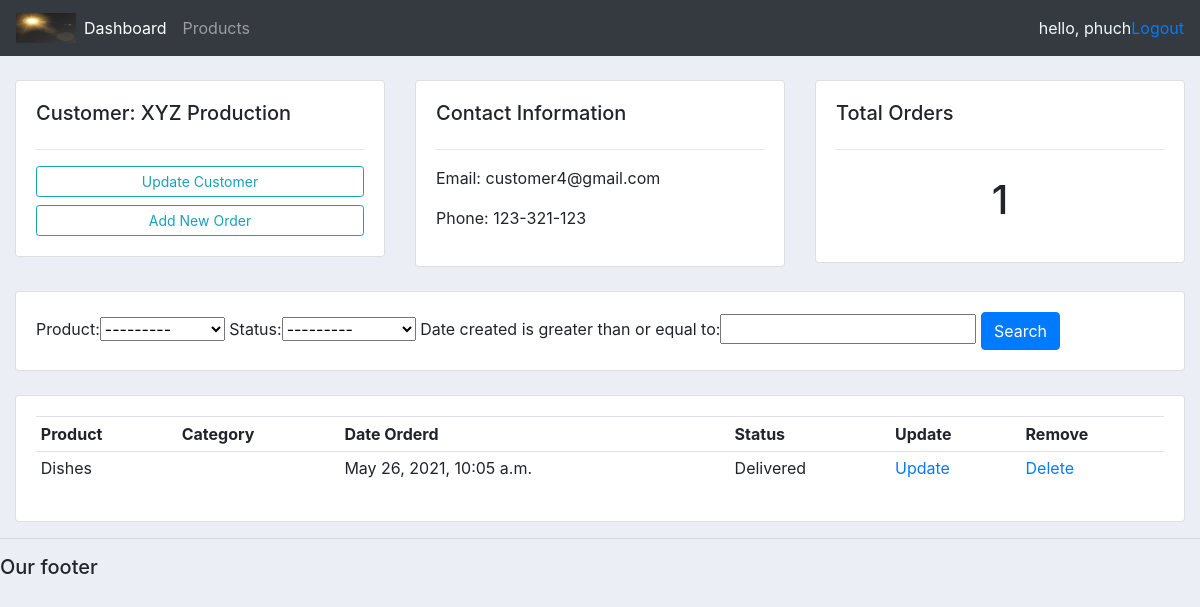
The page /customer/7/ (signed in) on the database its author committed.
### accounts/models.py (models this page shows, shortened)
class Customer(models.Model):
    user = models.OneToOneField(User, null=True, blank=True, on_delete=models.CASCADE)
    name = models.CharField(max_length=200, null=True)
    phone = models.CharField(max_length=200, null=True)
    email = models.CharField(max_length=200, null=True)
    profile_pic = models.ImageField(default="nobody.jpg", null=True, blank=True,)
    date_created = models.DateTimeField(auto_now_add=True, null=True)

class Order(models.Model):
    STATUS = (
        ('Pending', 'Pending'),
        ('Out of delivery', 'Out of delivery'),
        ('Delivered', 'Delivered'),
    )
    customer = models.ForeignKey(Customer, null=True, on_delete=models.SET_NULL)
    product = models.ForeignKey(Product, null=True, on_delete=models.SET_NULL)
    date_created = models.DateTimeField(auto_now_add=True, null=True)
    status = models.CharField(max_length=200, null=True, choices=STATUS)

class Product(models.Model):
    CATEGORY = (
        ('Indoor', 'Indoor'),
        ('Out door', 'Out door'),
    )
    name = models.CharField(max_length=200, null=True)
    price = models.FloatField(null=True)
    category = models.CharField(max_length=200, null=True, choices=CATEGORY)
    description = models.CharField(max_length=200, null=True, blank=True)
    date_created = models.DateTimeField(auto_now_add=True, null=True)
    tags = models.ManyToManyField(Tag)
    def __str__(self):
        return self.name

### accounts/decorators.py (the view)
        def wrapper_func(request, *args, **kwargs):
            try:
                group = None
                if request.user.groups.exists():
                    group = request.user.groups.all()[0].name
                if group in allowed_roles:
                    return view_func(request, *args, **kwargs)
                else:
                    return render(request,'accounts/403.html')
            except:
                return render(request,'accounts/no_user.html')

### accounts/views.py (called while the page is built)
@login_required(login_url='login')
@allowed_users(allowed_roles=['admin'])
def customer(request, pk):
    customer = Customer.objects.get(id=pk)
    orders = customer.order_set.all()
    order_count = orders.count()
    my_filter = OrderFilter(request.GET, queryset=orders)
    orders = my_filter.qs
    context = {
        'customer':customer,
        'orders':orders,
        'order_count':order_count,
        'my_filter':my_filter,
    }
    return render(request, 'accounts/customer.html', context)

### accounts/templates/accounts/customer.html
{%  extends 'accounts/main.html' %}
{% block content %}
	<br>
<div class="row">
	<div class="col-md">
		<div class="card card-body">
			<h5>Customer: {{customer.name}}</h5>
			<hr>
			<a class="btn btn-outline-info  btn-sm btn-block" href="">Update Customer</a>
			<a class="btn btn-outline-info  btn-sm btn-block" href="{% url 'create_order' customer.id %}">Add New Order</a>
		</div>
	</div>
	<div class="col-md">
		<div class="card card-body">
			<h5>Contact Information</h5>
			<hr>
			<p>Email: {{customer.email}}</p>
			<p>Phone: {{customer.phone}}</p>
		</div>
	</div>
	<div class="col-md">
		<div class="card card-body">
			<h5>Total Orders</h5>
			<hr>
			<h1 style="text-align: center;padding: 10px">{{order_count}}</h1>
		</div>
	</div>
</div>
<br>
<div class="row">
	<div class="col">
		<div class="card card-body">
			<form method="get">
				{{my_filter.form}}
		    <button class="btn btn-primary" type="submit">Search</button>
		  </form>
		</div>
	</div>
</div>
<br>
<div class="row">
	<div class="col-md">
		<div class="card card-body">
			<table class="table table-sm">
				<tr>
					<th>Product</th>
					<th>Category</th>
					<th>Date Orderd</th>
					<th>Status</th>
					<th>Update</th>
					<th>Remove</th>
				</tr>
				{% for order in orders %}
				<tr>
					<td>{{order.product}}</td>
					<td>{{order.category}}</td>
					<td>{{order.date_created}}</td>
					<td>{{order.status}}</td>
					<td><a href="{% url 'update_order' order.id %}">Update</a></td>
					<td><a href="{% url 'delete_order' order.id %}">Delete</a></td>
				</tr>
				{% endfor %}
			</table>
		</div>
	</div>
</div>
{% endblock %}

### accounts/templates/accounts/navbar.html (shortened to what this page needs)
{% load static %}
<nav class="navbar navbar-expand-lg navbar-dark bg-dark">
    <img src="{% static 'images/logo.png' %}" alt="" style="height: 30px; width: 60px;">
    <div class="collapse navbar-collapse" id="navbarNav">
      <ul class="navbar-nav">
        {% if request.user.is_staff %}
          <li class="nav-item active">
            <a class="nav-link" href="{% url 'home' %}">Dashboard</a>
          </li>
          <li class="nav-item">
            <a class="nav-link" href="{% url 'products' %}">Products</a>
          </li>
        {% else %}
          <li class="nav-item">
            <a class="nav-link" href="{% url 'account' %}">Settings</a>
          </li>
        {% endif %}
      </ul>
    </div>
    <span style="color: aliceblue;">hello, {{request.user}}</span>
    <span><a href="{% url 'logout' %}">Logout</a></span>
  </nav>

### static/css/main.css (style rules this page uses)
body { background-color: #ebeff5; }

### rows shown on the page
Customer: name "XYZ Production", email "customer4@gmail.com", phone "123-321-123"
Order: product "Dishes", date_created "May 26, 2021, 10:05 a.m.", status "Delivered"

### other values the page prints
{{ request.user }} "phuch"
{{ order_count }} "1"
